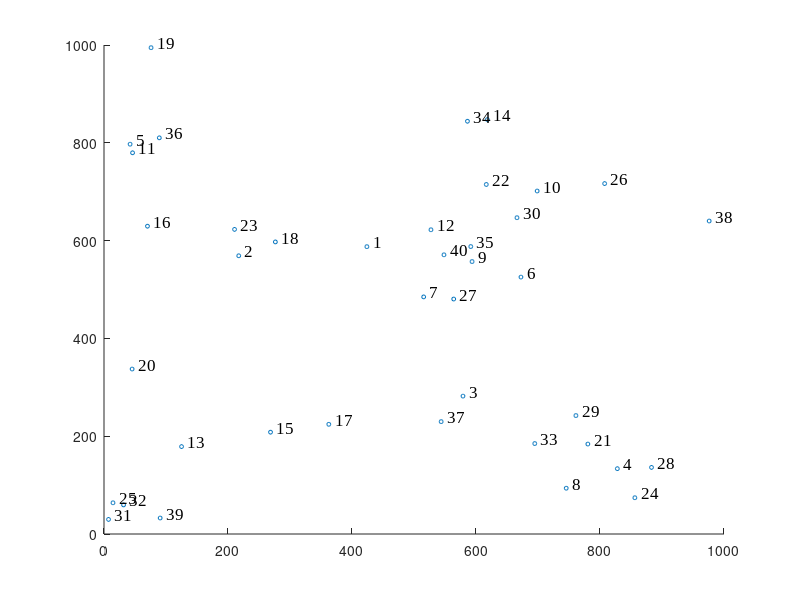

MATLAB code for this plot:
AreaLength=1000;
SensorNum=400;
SensorX=rand(1,40)*1000;
SensorY=rand(1,40)*1000;
figure(1);
scatter(SensorX,SensorY,8);
for i=1:40
    Str = int2str(i);
    text(SensorX(i)+10,SensorY(i)+10,Str,'FontName','Times New Roman','FontSize',12);
end